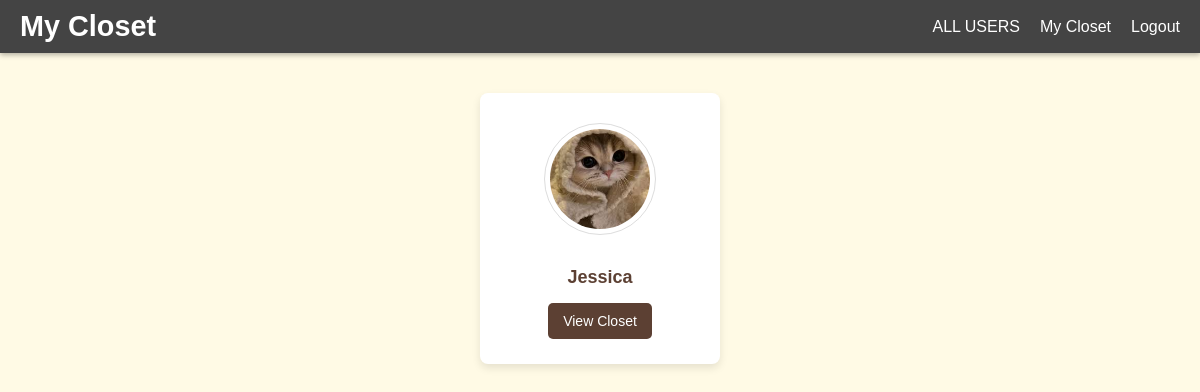
The app's page /all-users (signed in) with its own data.
### app.py (models this page shows)
class User(UserMixin, db.Model):
    id = db.Column(db.Integer, primary_key=True)
    name = db.Column(db.String(150), nullable=False)
    email = db.Column(db.String(150), nullable=False, unique=True)
    password = db.Column(db.String(150), nullable=False)
    profile_picture = db.Column(db.String(200), nullable=True)

### app.py (the view)
@app.route('/all-users', methods=['GET'])
def all_users():
    users = User.query.all()
    return render_template('all_users.html', users=users)

### app.py (called while the page is built)
@login_manager.user_loader
def load_user(user_id):
    return db.session.get(User, int(user_id))

### templates/all_users.html (shortened to what this page needs)
<!DOCTYPE html>
<html lang="en">
<head>
    <link rel="stylesheet" href="{{ url_for('static', filename='style.css') }}">
    <link rel="stylesheet" href="https://cdnjs.cloudflare.com/ajax/libs/font-awesome/6.0.0/css/all.min.css">
</head>
<body>
    <div id="navbar">
        <h1 id="logo">My Closet</h1>
        <div class="nav-links">
            <a href="/all-users" class="nav-item">ALL USERS</a>
            {% if current_user.is_authenticated %}
                <a href="{{ url_for('closet') }}" class="nav-item">My Closet</a>
                <a href="{{ url_for('logout') }}" class="nav-item">Logout</a>
            {% else %}
                <a href="{{ url_for('login') }}" class="nav-item">Login</a>
                <a href="{{ url_for('register') }}" class="nav-item">Register</a>
            {% endif %}
        </div>
    </div>
    <div class="user-container">
        {% for user in users %}
            <div class="user-card">
                <img src="{{ user.profile_picture or url_for('static', filename='default-avatar.png') }}" alt="Profile Picture" class="profile-picture">
                <h3>{{ user.name }}</h3>
                <button onclick="window.location.href='/user/{{ user.id }}'">View Closet</button>
            </div>
        {% endfor %}
    </div>
</body>
</html>
</html>

### static/style.css (style rules this page uses)
body { font-family: Arial, sans-serif; text-align: center; background-color: #FFFAE5; margin: 0; padding: 0; color: #333; }
h1 { color: white; margin-bottom: 10px; }
h2, h3 { color: #5C4033; margin-bottom: 10px; }
input, select, button { margin: 5px; padding: 8px; border: 1px solid #ccc; border-radius: 4px; }
button { background-color: #5C4033; color: white; cursor: pointer; align-items: center; justify-content: center; }
img { margin: 10px 0; border: 1px solid #ddd; border-radius: 4px; padding: 5px; width: 200px; height: 210px; object-fit: cover; }
#navbar { background-color: #444; color: white; display: flex; justify-content: space-between; align-items: center; padding: 10px 20px; box-shadow: 0 2px 5px rgba(0, 0, 0, 0.3); position: sticky; top: 0; z-index: 100; }
#logo { margin: 0; font-size: 1.8em; font-family: Arial, sans-serif; }
.nav-links { display: flex; gap: 20px; }
.nav-item { color: white; text-decoration: none; font-size: 1em; font-family: Arial, sans-serif; transition: color 0.3s; }

### templates/all_users.html (style rules this page uses)
body { font-family: Arial, sans-serif; background-color: #FFFAE5 margin: 0; padding: 0; }
.user-container { display: flex; flex-wrap: wrap; justify-content: center; gap: 20px; margin: 40px auto; max-width: 1200px; }
.user-card { text-align: center; background-color: white; padding: 20px; border-radius: 8px; box-shadow: 0 4px 8px rgba(0, 0, 0, 0.1); width: 200px; }
.user-card img { width: 100px; height: 100px; border-radius: 50%; object-fit: cover; margin-bottom: 10px; }
.user-card h3 { font-size: 18px; margin-bottom: 10px; }
.user-card button { background-color: #5C4033; color: white; border: none; padding: 10px 15px; border-radius: 5px; cursor: pointer; font-size: 14px; }

### records on screen
User: profile_picture (picture), name "Jessica"
